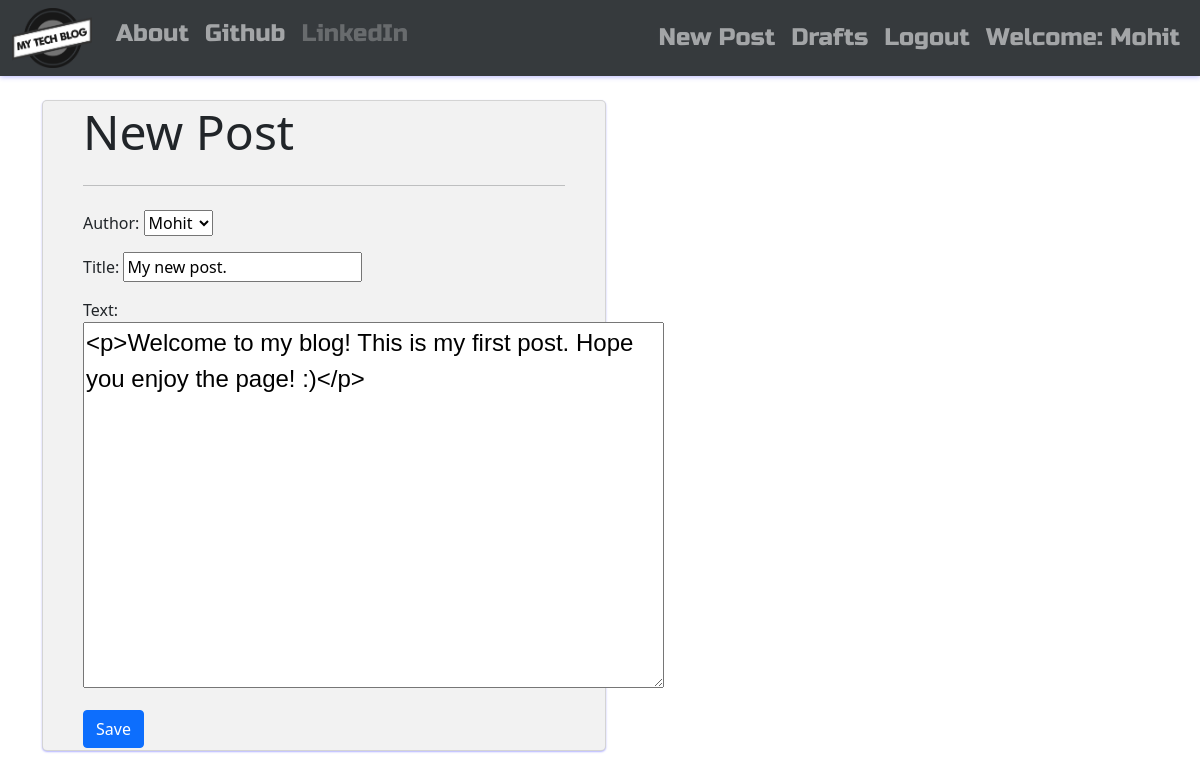
The page /post/7/edit/ (signed in) on the database its author committed.
### blog_app/models.py (models this page shows, shortened)
class Post(models.Model):
    author = models.ForeignKey('auth.User', on_delete=models.CASCADE)
    title = models.CharField(max_length=200)
    text = models.TextField()
    created_date = models.DateTimeField(default=timezone.now)
    published_date = models.DateTimeField(blank=True, null=True)

### blog_app/views.py (the view)
# urls.py: path('post/<int:pk>/edit/',views.PostUpdateView.as_view(),name='post_edit'),
class PostUpdateView(LoginRequiredMixin,UpdateView):
    login_url = '/login/'
    redirect_field_name = 'blog_app/post_detail.html'
    form_class = PostForm
    model = Post

### blog_app/forms.py
class PostForm(forms.ModelForm):
    class Meta():
        model = Post
        fields = ('author', 'title', 'text')
        widgets = {
            'title':forms.TextInput(attrs={'class':'textinputclass'}),
            'text':forms.Textarea(attrs={'class':'editable medium-editor-textarea postcontent'})
        }

### blog_app/templates/blog_app/post_form.html (shortened to what this page needs)
{% extends 'blog_app/base.html' %}
{% block body_block %}
<div class="card">
<div class="container" align="left">
<h1 class="display-5">New Post</h1>
<hr class="my-4">
<form class="post-form" method="POST">
  {{ form.as_p }}
  <button type="submit" class="save btn btn-primary">Save</button>
</form>
</div>
</div>
{% endblock %}

### blog_app/templates/blog_app/base.html (shortened to what this page needs)
<!DOCTYPE html>
{% load static %}
<html lang="en" dir="ltr">
  <head>
    <link href="https://cdn.jsdelivr.net/npm/bootstrap@5.0.1/dist/css/bootstrap.min.css" rel="stylesheet">
    <link rel="stylesheet" href="https://cdn.jsdelivr.net/npm/bootstrap-icons@1.5.0/font/bootstrap-icons.css">
    <link href="https://maxcdn.bootstrapcdn.com/font-awesome/4.7.0/css/font-awesome.min.css" rel="stylesheet">
    <link rel="stylesheet" href="//cdn.jsdelivr.net/npm/medium-editor@latest/dist/css/medium-editor.min.css" type="text/css" media="screen" charset="utf-8">
    <link rel="stylesheet" href="{% static 'css/blog_app.css' %}">
  </head>
  <body class="body">
      <nav class="navbar navbar-expand-lg navbar-dark bg-dark coolfont custom-navbar">
      <div class="container-fluid">
        <ul class="navbar-nav me-auto my-2 my-lg-0">
          <li class="nav-item"><a class="navbar-brand bigbrand" href="{% url 'post_list' %}"><img src="{% static 'blog_app/mts.png' %}" alt="My Tech Blog" width="80" height="60"></a></li><br>
          <li class="nav-item"><a class="nav-link" href="{% url 'about' %}">About</a></li><br>
          <li class="nav-item"><a class="nav-link" href="https://www.github.com/Mohit-Vernekar">Github</a></li><br>
          <li class="nav-item"><a class="nav-link disabled" href="{% url 'linkedin' %}">LinkedIn</a></li><br>
        </ul>
        <ul class="navbar-nav navbar-right">
          {% if user.is_authenticated %}
          <li class="nav-item">
            <a class="nav-link" href="{% url 'post_new' %}">New Post</a>
          </li>
          <li class="nav-item">
            <a class="nav-link" href="{% url 'post_draft_list' %}">Drafts</a>
          </li>
          <li class="nav-item">
            <a class="nav-link" href="{% url 'logout' %}">Logout</a>
          </li>
          <li class="nav-item">
            <a class="nav-link">Welcome: {{user.username}}</a>
          </li>
            {% else %}
            <li class="nav-item"><a class="nav-item nav-link" href="{% url 'login' %}"><span class="fa fa-user"></span></a></li>
          {% endif %}
        </ul>
      </div>
    </nav>
    <div class="container">
      <div class="row">
        <div class="col-md-5">
          <div class="blog_posts">
            {% block body_block %}
            {% endblock %}
          </div>
        </div>
      </div>
    </div>
  </body>
</html>

### blog_app/static/css/blog_app.css (style rules this page uses)
.btn { margin-right: 5px; }
.card { border-radius: 5px; padding: 2px 16px; margin-bottom: 15px; background-color: #f2f2f2; width: 125%; box-shadow: 0 1px 2px #b3b3ff; transition: all 0.3s cubic-bezier(.25,.8,.25,1); }
.body { background-image: url(https://wallpaperaccess.com/full/1602717.jpg); background-size: cover; width: 100%; }
.coolfont { font-family: 'Russo One', sans-serif; font-size: 1.5em; margin-bottom: 1em; box-shadow: 0px 1px 5px #b3b3ff; opacity: 0.9; }
.bigbrand { font-size: 1.5em; }
.postcontent { font-family: 'Montserrat', sans-serif; font-size: 1.5em; }

### rows shown on the page
Post: author "Mohit", title "My new post.", text "<p>Welcome to my blog! This is my first post. Hope you enjoy the page! :)</p>"

### other values the page prints
{{ user.username }} "Mohit"
